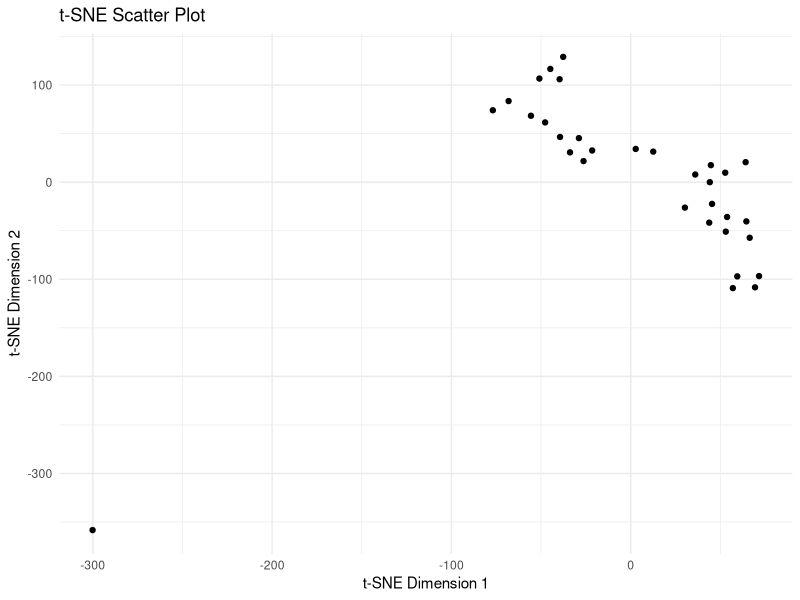
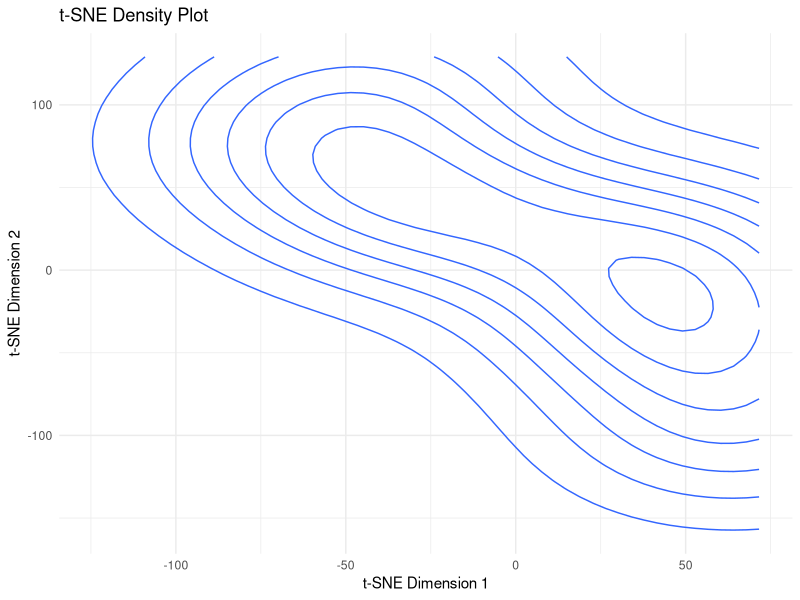

These figures' R source, in order:
# Install and load necessary packages
install.packages("caret")
install.packages("e1071")  # Required for SVM
install.packages("Rtsne")  # Required for t-SNE
library(caret)
library(e1071)  # Required for SVM
library(Rtsne)  # Required for t-SNE

# Load the mtcars dataset
data(mtcars)

# Check the structure of the dataset
str(mtcars)

#print number of instances and number of instances
cat("Number of attributes:", ncol(mtcars), "\n")
cat("Number of instances:", nrow(mtcars), "\n")

# Perform t-SNE
tsne_result <- Rtsne(mtcars, dims = 2, perplexity = 5, verbose = TRUE)

# Create a data frame with matching rows
tsne_df <- data.frame(Y1 = tsne_result$Y[,1], Y2 = tsne_result$Y[,2], mpg = mtcars$mpg)

# Split the t-SNE result into training and testing sets
set.seed(123) # for reproducibility
train_indices <- createDataPartition(tsne_df$mpg, p = 0.7, list = FALSE)
train_data <- tsne_df[train_indices, ]
test_data <- tsne_df[-train_indices, ]

# Define the hyperparameter grid for SVM
svm_grid <- expand.grid(sigma = c(0.1, 1, 10),  # For radial basis kernel
                        C = c(0.1, 1, 10))

# Train the SVM model with hyperparameter tuning
svm_model <- train(
  mpg ~ ., 
  data = train_data, 
  method = "svmRadial",
  trControl = trainControl(method = "cv", number = 5),
  tuneGrid = svm_grid
)

# Make predictions on the test set
predicted_values <- predict(svm_model, newdata = test_data)

# Calculate RMSE
rmse <- sqrt(mean((predicted_values - test_data$mpg)^2))
cat("RMSE:", rmse, "\n")


# Scatter plot of t-SNE results
scatter_plot <- ggplot(tsne_df, aes(x = Y1, y = Y2)) +
  geom_point() +
  labs(title = "t-SNE Scatter Plot",
       x = "t-SNE Dimension 1",
       y = "t-SNE Dimension 2") +
  theme_minimal()

print(scatter_plot)

# Density plot of t-SNE results
density_plot <- ggplot(tsne_df, aes(x = Y1, y = Y2)) +
  geom_density_2d() +
  labs(title = "t-SNE Density Plot",
       x = "t-SNE Dimension 1",
       y = "t-SNE Dimension 2") +
  theme_minimal()

print(density_plot)
